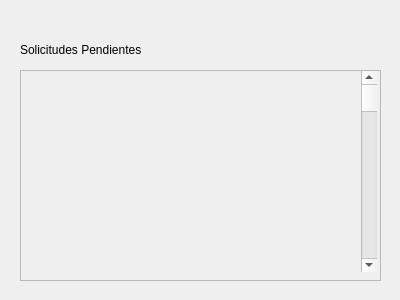
<?xml version="1.0" encoding="UTF-8"?>
<ui version="4.0">
 <class>handle_requests</class>
 <widget class="QDialog" name="handle_requests">
  <property name="geometry">
   <rect>
    <x>0</x>
    <y>0</y>
    <width>400</width>
    <height>300</height>
   </rect>
  </property>
  <property name="windowTitle">
   <string>Dialog</string>
  </property>
  <widget class="QScrollArea" name="scrollArea">
   <property name="geometry">
    <rect>
     <x>20</x>
     <y>70</y>
     <width>361</width>
     <height>211</height>
    </rect>
   </property>
   <property name="widgetResizable">
    <bool>true</bool>
   </property>
   <widget class="QWidget" name="scrollAreaWidgetContents">
    <property name="geometry">
     <rect>
      <x>0</x>
      <y>0</y>
      <width>359</width>
      <height>209</height>
     </rect>
    </property>
    <widget class="QScrollBar" name="verticalScrollBar">
     <property name="geometry">
      <rect>
       <x>340</x>
       <y>0</y>
       <width>16</width>
       <height>201</height>
      </rect>
     </property>
     <property name="orientation">
      <enum>Qt::Vertical</enum>
     </property>
    </widget>
   </widget>
  </widget>
  <widget class="QLabel" name="label">
   <property name="geometry">
    <rect>
     <x>20</x>
     <y>40</y>
     <width>191</width>
     <height>20</height>
    </rect>
   </property>
   <property name="text">
    <string>Solicitudes Pendientes</string>
   </property>
  </widget>
 </widget>
 <resources/>
 <connections/>
</ui>
